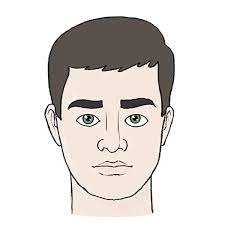
#> input picture HW4/face.jpg, 225 x 225 px
$ jupyter execute Q3.ipynb
#> lines starting #> are read from the running program, lines starting #| are printed output that depends on the picture
# Q3

[cell 1]
import cv2
import numpy as np
import matplotlib.pyplot as plt

[cell 2]
image = cv2.imread('face.jpg')[:,:,::-1]

[cell 3]
# image[118, 170] = [255, 0, 0]  # for fimding seeds
plt.imshow(image)

[cell 4]
def segment(image):
    segmented_image = None
    ###
    ### your implementation

    # region_growth
    segmented_image = image.copy()
    rows = image.shape[0]
#> rows = 225
    cols = image.shape[1]
#> cols = 225

    seeds = [(100, 115), (40, 105), (208, 110), (103, 85), (103, 135), (120, 95), (120, 128), (115, 48), (118, 170)]
    seed_thresholds = [18 ,30, 16, 20, 20, 25, 25, 25, 25]
    colors = [[255, 0, 0], [0, 255, 0], [0, 0, 255], [0, 255, 255], [0, 255, 255], [255, 255, 0], [255, 255, 0], [255, 0, 255], [255, 0, 255]]
    for i in range(len(seeds)):
        grow_seed(seeds[i], segmented_image, image.copy(), rows, cols, seed_thresholds[i], colors[i])
#> this loop made 9 passes
#> seed_color in grow_seed on passes 1 to 9: [243, 229, 218], [90, 81, 76], [247, 230, 220], [51, 50, 55], [58, 58, 58], [243, 245, 242], [247, 250, 243], [251, 242, 235], [235, 231, 228]
#> pass 1, in grow_seed, `diff_from_seed = image - seed_color`:
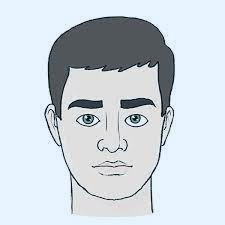
#> diff_from_seed: shape (225, 225, 3) float64; mean R, G, B -19.4, -9.6, -1.7; drawn with min black and max white
#> pass 1, in grow_seed, `abs_diff_from_seed = np.abs(diff_from_seed)`:
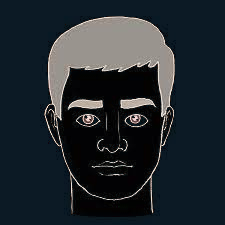
#> abs_diff_from_seed: shape (225, 225, 3) float64; mean R, G, B 34.5, 41.5, 47.1
#> pass 1, in compute_diff, `red_channel_diff = abs_diff_from_seed[:,:,0]`:
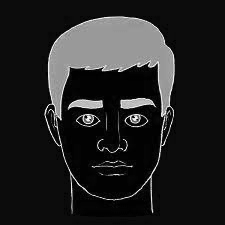
#> red_channel_diff: shape (225, 225) float64; min 0, max 243, mean 34.5
    ###
    return segmented_image

def compute_diff(abs_diff_from_seed):
    red_channel_diff = abs_diff_from_seed[:,:,0]
    blue_channel_diff = abs_diff_from_seed[:,:,1]
    green_channel_diff = abs_diff_from_seed[:,:,2]
    # we could change to grayscale instead
    return (red_channel_diff + blue_channel_diff + green_channel_diff) / 3

def find_connected_component(diff_from_seed, result, seed, max_diff, rows, cols, color):
    quque = []
    visited = np.full((rows, cols), False)
    quque.append(seed)
    visited[seed[0], seed[1]] = True
    result[seed[0], seed[1]] = color
    while len(quque) != 0:
        pixel = quque.pop()
        result[pixel[0], pixel[1]] = color
        for i in range(-1, 2):
            for j in range(-1, 2):
                if (i == 0 and j == 0) or (pixel[0] + i < 0 or pixel[0] + i >= rows or pixel[1] + j < 0 or pixel[1] + j >= cols):
                    continue
                neighbor = (pixel[0] + i, pixel[1] + j)
                if (diff_from_seed[neighbor[0], neighbor[1]] < max_diff and visited[neighbor[0], neighbor[1]] == False):
                    quque.append(neighbor)
                    visited[neighbor[0], neighbor[1]] = True

def grow_seed(seed, segmented_image, image, rows, cols, seed_threshold, color):
    seed_color = image[seed[0], seed[1]]
    seed_color = np.float64(seed_color)

    # image = np.float64(cv2.cvtColor(image, cv2.COLOR_BGR2YCrCb))
    image = np.float64(image)

    diff_from_seed = image - seed_color
    abs_diff_from_seed = np.abs(diff_from_seed)
    computed_diff = compute_diff(abs_diff_from_seed)
    find_connected_component(computed_diff, segmented_image, seed, seed_threshold, rows, cols, color)

[cell 5]
segmented_image = segment(image)
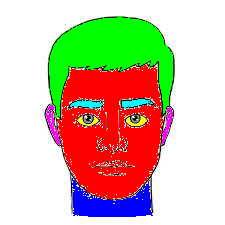
#> segmented_image: shape (225, 225, 3); mean R, G, B 206.6, 188.2, 167
plt.imshow(segmented_image)
